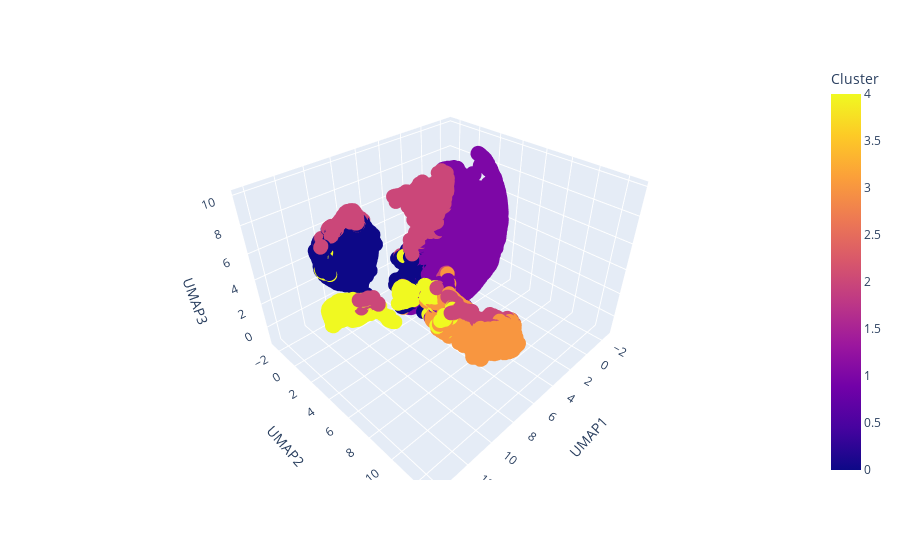

The notebook cell saved with this chart:
### Code cell
umap_reducer_3d = umap.UMAP(random_state=42, n_neighbors=15, min_dist=0.1, n_components=3)
umap_embedding_3d = umap_reducer_3d.fit_transform(delivery_scaled)
# Plotly for 3D visualization
import plotly.express as px
umap_df_3d = pd.DataFrame(umap_embedding_3d, columns=['UMAP1', 'UMAP2', 'UMAP3'])
umap_df_3d['Cluster'] = clusters
fig = px.scatter_3d(umap_df_3d, x='UMAP1', y='UMAP2', z='UMAP3', color='Cluster')
fig.update_traces(marker=dict(size=5))
fig.show()

### Figure 1 — Plotly figure (JSON) as saved in the notebook; plotly's stock layout.template omitted (floating-point values rounded to 4 significant figures; data arrays with more than 128 entries replaced by an {"elided": "..."} marker saying what was removed)
{"data": [{"hovertemplate": "UMAP1=%{x}<br>UMAP2=%{y}<br>UMAP3=%{z}<br>Cluster=%{marker.color}<extra></extra>", "legendgroup": "", "marker": {"color": {"elided": "11076 int values"}, "coloraxis": "coloraxis", "size": 5, "symbol": "circle"}, "mode": "markers", "name": "", "scene": "scene", "showlegend": false, "type": "scatter3d", "x": {"elided": "11076 float values"}, "y": {"elided": "11076 float values"}, "z": {"elided": "11076 float values"}}], "layout": {"coloraxis": {"colorbar": {"title": {"text": "Cluster"}}, "colorscale": [[0, "#0d0887"], [0.1111, "#46039f"], [0.2222, "#7201a8"], [0.3333, "#9c179e"], [0.4444, "#bd3786"], [0.5556, "#d8576b"], [0.6667, "#ed7953"], [0.7778, "#fb9f3a"], [0.8889, "#fdca26"], [1, "#f0f921"]]}, "legend": {"tracegroupgap": 0}, "margin": {"t": 60}, "scene": {"domain": {"x": [0, 1], "y": [0, 1]}, "xaxis": {"title": {"text": "UMAP1"}}, "yaxis": {"title": {"text": "UMAP2"}}, "zaxis": {"title": {"text": "UMAP3"}}}}}
